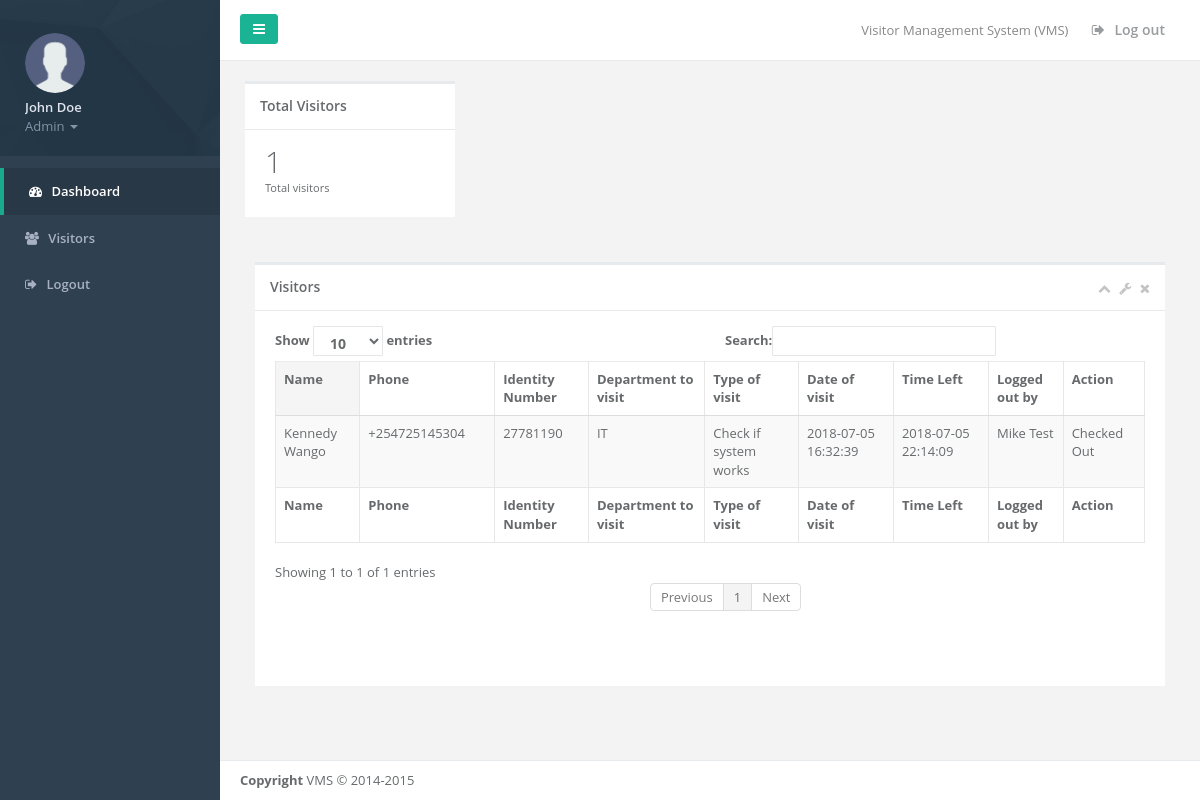
Screenshot of /guard/dashboard.php (signed in) with the database file from the repository.
### tables this page shows
CREATE TABLE `visitors` (
  `id` int(11) NOT NULL,
  `name` varchar(255) NOT NULL,
  `phone` varchar(20) NOT NULL,
  `id_number` varchar(255) NOT NULL,
  `is_loggedin` int(11) NOT NULL,
  `created_at` datetime NOT NULL,
  `updated_at` datetime NOT NULL
);

CREATE TABLE `session_codes` (
  `id` int(11) NOT NULL,
  `phone` varchar(20) NOT NULL,
  `code` varchar(255) NOT NULL,
  `status` int(11) NOT NULL,
  `logged_out_by` int(11) NOT NULL,
  `created_at` datetime NOT NULL,
  `updated_at` datetime NOT NULL
);

CREATE TABLE `visit` (
  `id` int(11) NOT NULL,
  `department` varchar(255) NOT NULL,
  `type_of_visit` varchar(255) NOT NULL,
  `visitor_id` int(11) NOT NULL,
  `session_code` int(11) NOT NULL,
  `date` date NOT NULL,
  `created_at` datetime NOT NULL,
  `updated_at` datetime NOT NULL
);

CREATE TABLE `users` (
  `id` int(11) NOT NULL,
  `username` varchar(255) NOT NULL,
  `name` varchar(255) NOT NULL,
  `password` varchar(32) NOT NULL,
  `user_level` varchar(10) NOT NULL,
  `created_at` datetime NOT NULL,
  `updated_at` datetime NOT NULL
);

### guard/dashboard.php (the view, shortened to what this page needs)
<?php
	include('../include/db.php');
	$row = mysql_fetch_array(mysql_query("SELECT count(*) FROM visitors"));
    $visitorsCount = $row[0];
?>
<!DOCTYPE html>
<html>
<head>
    <link href="css/bootstrap.min.css" rel="stylesheet">
    <link href="font-awesome/css/font-awesome.css" rel="stylesheet">
    <link href="css/animate.css" rel="stylesheet">
    <link href="css/style.css" rel="stylesheet">
</head>
<body>
    <div id="wrapper">
    <nav class="navbar-default navbar-static-side" role="navigation">
        <div class="sidebar-collapse">
            <ul class="nav metismenu" id="side-menu">
                <li class="nav-header">
                    <div class="dropdown profile-element"> <span>
                    <img alt="image" class="img-circle" width="60" height="60" src="img/avatar.png" />
                             </span>
                        <a data-toggle="dropdown" class="dropdown-toggle" href="#">
                            <span class="clear"> <span class="block m-t-xs"> <strong class="font-bold"><?php echo $_SESSION['name'] ?></strong>
                             </span> <span class="text-muted text-xs block"><?php echo $_SESSION['user_level'] ?> <b class="caret"></b></span> </span> </a>
                    </div>
                </li>
                <li class="active"><a href="dashboard.php"><i class="fa fa-dashboard"></i> <span class="nav-label">Dashboard</span></a></li>
                <li>
                    <a href="visitors.php"><i class="fa fa-users"></i> <span class="nav-label">Visitors</span></a>
                </li>
                <li>
                    <a href="logout.php"><i class="fa fa-sign-out"></i> <span class="nav-label">Logout</span></a>
                </li>
            </ul>
        </div>
    </nav>
        <div id="page-wrapper" class="gray-bg">
        <div class="row border-bottom">
        <nav class="navbar navbar-static-top white-bg" role="navigation" style="margin-bottom: 0">
        <div class="navbar-header">
            <a class="navbar-minimalize minimalize-styl-2 btn btn-primary " href="#"><i class="fa fa-bars"></i> </a>
        </div>
            <ul class="nav navbar-top-links navbar-right">
                <li>
                    <span class="m-r-sm text-muted welcome-message">Visitor Management System (VMS)</span>
                </li>
                <li>
                    <a href="logout.php">
                        <i class="fa fa-sign-out"></i> Log out
                    </a>
                </li>
            </ul>
        </nav>
        </div>
        <div class="wrapper wrapper-content">
        <div class="row">
                    <div class="col-lg-3">
                        <div class="ibox float-e-margins">
                            <div class="ibox-title">
                                <h5>Total Visitors</h5>
                            </div>
                            <div class="ibox-content">
                                <h1 class="no-margins"><?php echo $visitorsCount;?></h1>
                                <small>Total visitors</small>
                            </div>
                        </div>
                    </div>
        </div>
        <div class="wrapper wrapper-content animated fadeInRight">
            <div class="row">
            <div class="col-lg-12">
            <div class="ibox float-e-margins">
            <div class="ibox-title">
                <h5>Visitors</h5>
                <div class="ibox-tools">
                    <a class="collapse-link">
                        <i class="fa fa-chevron-up"></i>
                    </a>
                    <a class="dropdown-toggle" data-toggle="dropdown" href="#">
                        <i class="fa fa-wrench"></i>
                    </a>
                    <a class="close-link">
                        <i class="fa fa-times"></i>
                    </a>
                </div>
            </div>
            <div class="ibox-content">
            <table class="table table-striped table-bordered table-hover dataTables-example" >
            <thead>
            <tr>
                <th>Name</th>
                <th>Phone</th>
                <th>Identity Number</th>
                <th>Department to visit</th>
                <th>Type of visit</th>
                <th>Date of visit</th>
                <th>Time Left</th>
                <th>Logged out by</th>
                <th>Action</th>
            </tr>
            </thead>
            <tbody>
            <?php
            $visitors = mysql_query("SELECT name,session_codes.phone,visit.visitor_id,id_number,visit.created_at,department,type_of_visit,session_codes.code FROM visitors LEFT JOIN visit ON visitors.id = visit.visitor_id LEFT JOIN session_codes ON visit.session_code = session_codes.code ",$con);
            while($row = mysql_fetch_array($visitors)) {
            ?>
            <tr class="gradeX">
                <td><?php echo $row['name'] ?></td>
                <td><?php echo $row['phone'] ?></td>
                <td><?php echo $row['id_number'] ?></td>
                <td><?php echo $row['department'] ?></td>
                <td><?php echo $row['type_of_visit'] ?></td>
                <td><?php echo $row['created_at'] ?></td>
                <td>
                <?php
                $sessions = mysql_query("SELECT * FROM sessions LEFT JOIN users ON sessions.user_id = users.id WHERE visitor_id=".$row['visitor_id']." AND code = ".$row['code'],$con);
                    if(mysql_num_rows($sessions) > 0){
                        $row1 = mysql_fetch_array($sessions);
                        echo $row1['created_at'];
                    }else{
                        echo 'Not Left';
                    }
                ?>
                </td>
                <td>
                <?php
                    if(mysql_num_rows($sessions) > 0){
                        echo $row1['name'];
                    }else{
                        echo '';
                    }
                ?>
                </td>
                <td>
                <?php if(mysql_num_rows($sessions) == 0){?>
                    <a href="checkout-visitor.php?id=<?php echo $row['visitor_id']?>" class="btn btn-success" onclick="return (confirm('Are you sure you want to check out this visitor?'))">Check Out</a></td>
                <?php }else{?>
                    Checked Out
               <?php } ?>
            </tr>
            <?php } ?>
            </tbody>
            <tfoot>
            <tr>
                <th>Name</th>
                <th>Phone</th>
                <th>Identity Number</th>
                <th>Department to visit</th>
                <th>Type of visit</th>
                <th>Date of visit</th>
                <th>Time Left</th>
                <th>Logged out by</th>
                <th>Action</th>
            </tr>
            </tfoot>
            </table>
            </div>
            </div>
            </div>
            </div>
        </div>
        <div class="footer">
            <div>
                <strong>Copyright</strong> VMS &copy; 2014-2015
            </div>
        </div>
        </div>
        </div>
</body>
</html>

### rows the page displays
visitors: name "Kennedy Wango", session_codes.phone "+254725145304", id_number "27781190", visit.department "IT", visit.type_of_visit "Check if system works", visit.created_at "2018-07-05 16:32:39", users.created_at "2018-07-05 22:14:09", users.name "Mike Test"

### other values shown
$_SESSION['name'] "John Doe"
$_SESSION['user_level'] "Admin"
$visitorsCount "1"
